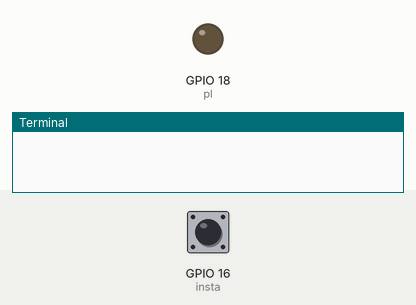
Simulated run of this program. Board: Raspberry Pi (BCM pin numbers). On the bench: output pins drawn as LEDs (lit = HIGH), the last lines printed to the terminal. The inputs (shaded band) are chosen by the test bench; at power-on: GPIO 16 (insta) HIGH.

Above: at 1.2 s.
1.3 s: GPIO 16 (insta) pulled LOW for 1 s
At 2.4 s:
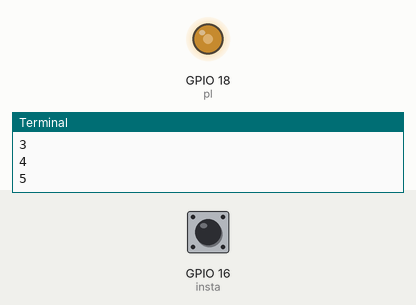
3.8 s: GPIO 16 (insta) pulled LOW for 0.15 s
At 4.8 s:
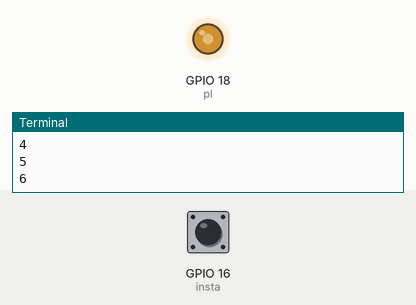
5.4 s: GPIO 16 (insta) pulsed LOW 2 times (0.12 s each, 0.3 s apart)
At 6.3 s:
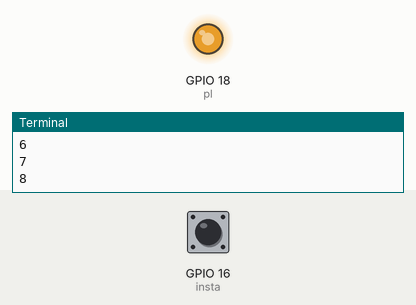
Timing chart, 0 to 8.4 s (numbered marks = the images above; inputs shaded):
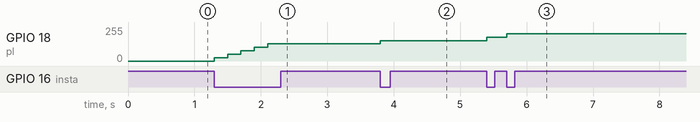

The program:

ibright.py
```python
import RPi.GPIO as GPIO
from time import sleep
GPIO.setmode(GPIO.BCM)
GPIO.setup(18,GPIO.OUT)
GPIO.setup(16, GPIO.IN, pull_up_down=GPIO.PUD_UP)
br = 0
pl = GPIO.PWM(18, 500)
pl.start(0)
try:
    while True:
        insta = GPIO.input(16)
        if (insta == False):
            br+=1
            print(br)
            pl.ChangeDutyCycle(br*10)
            sleep(0.2)
finally:
    GPIO.cleanup()
```

Measured:
- after the input at 1.3 s, GPIO 18 (pl): moves from 0/255 to 128/255 over 0.80 s, starting at once
- after the input at 3.8 s, GPIO 18 (pl): 128/255 → 153/255 at once
- after the input at 5.4 s, GPIO 18 (pl): 153/255 → 179/255 at once, → 204/255 0.30 s later
